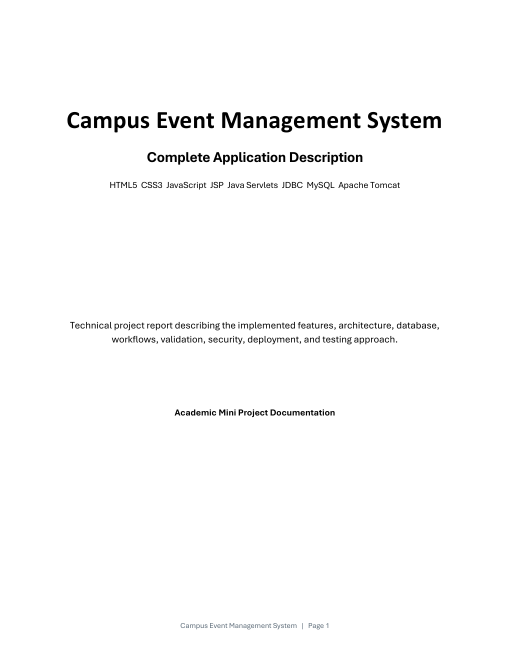
#> input picture target/docx-render/page-01.png, 1020 x 1320 px (shown at 1/2 size)
$ python report_contact_sheets.py docx-render
#> lines starting #> are read from the running program, lines starting #| are printed output that depends on the picture
from PIL import Image, ImageOps, ImageDraw
from pathlib import Path
import sys

folder = Path(sys.argv[1])
pages = sorted(folder.glob('page-*.png'))
for start in range(0, len(pages), 6):
    sheet = Image.new('RGB', (1500, 2150), '#d3d8df')
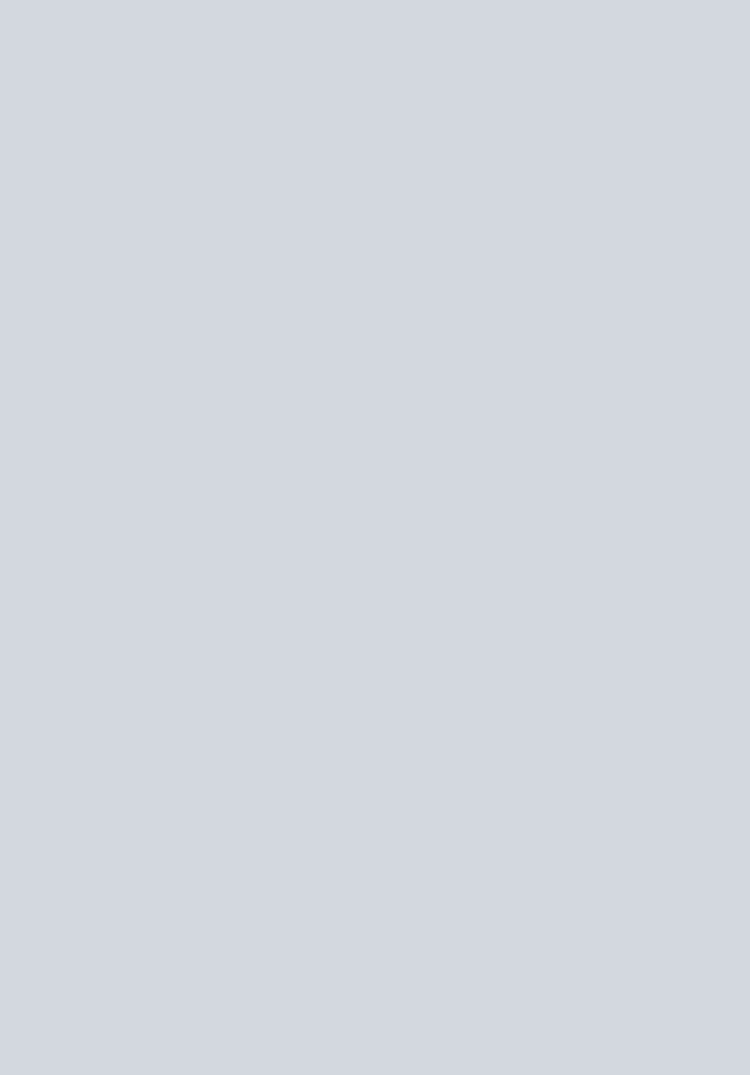
#> sheet: PIL image 1500x2150 RGB (shown at 1/2 size); mean R, G, B 211, 216, 223
    draw = ImageDraw.Draw(sheet)
    for offset, path in enumerate(pages[start:start + 6]):
        im = Image.open(path).convert('RGB')
#> im is the input picture: PIL image 1020x1320 RGB; mean R, G, B 250.9, 250.9, 250.9
        im.thumbnail((480, 1000))
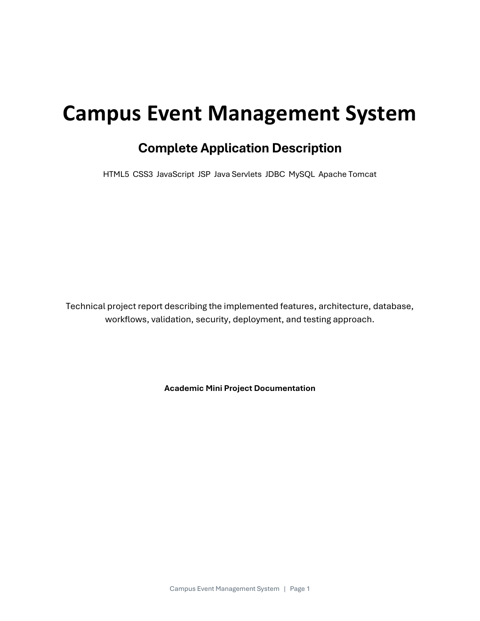
#> im: PIL image 480x621 RGB; mean R, G, B 250.8, 250.8, 250.8
        x = (offset % 3) * 500 + (500 - im.width) // 2
#> x = 10
        y = (offset // 3) * 1075 + 35
        sheet.paste(im, (x, y))
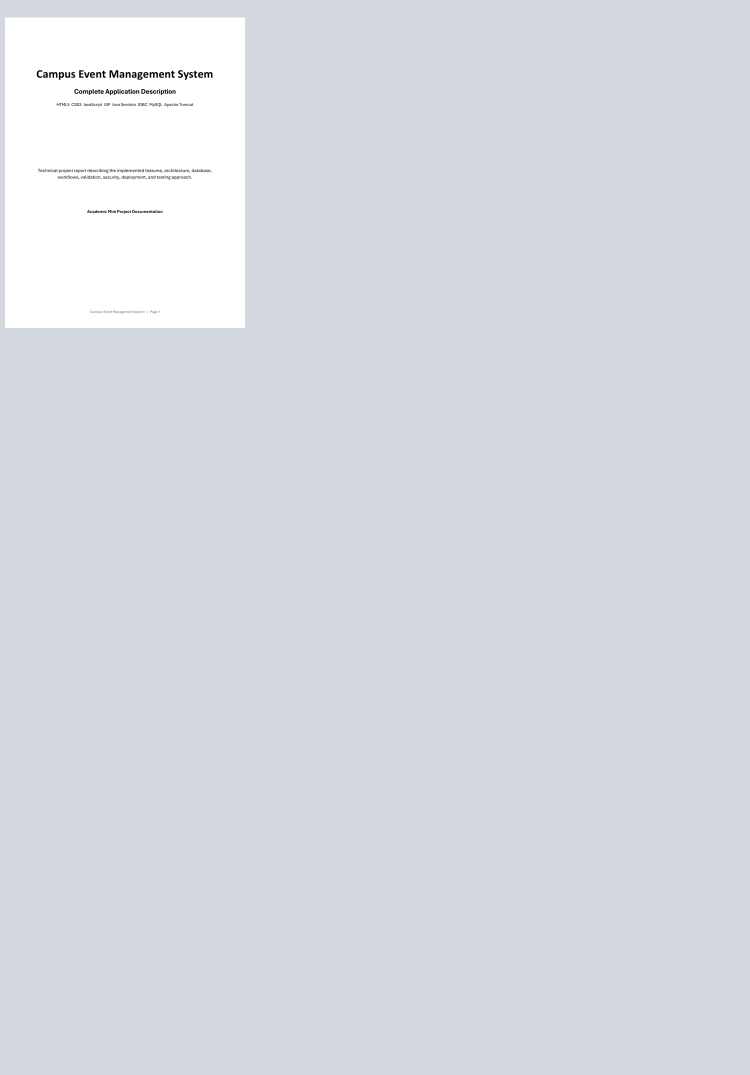
#> sheet: PIL image 1500x2150 RGB (shown at 1/2 size); mean R, G, B 214.7, 219.2, 225.6
        draw.text((x, y - 24), path.stem, fill='black')
    sheet.save(folder / f'contact-{start // 6 + 1:02}.png')
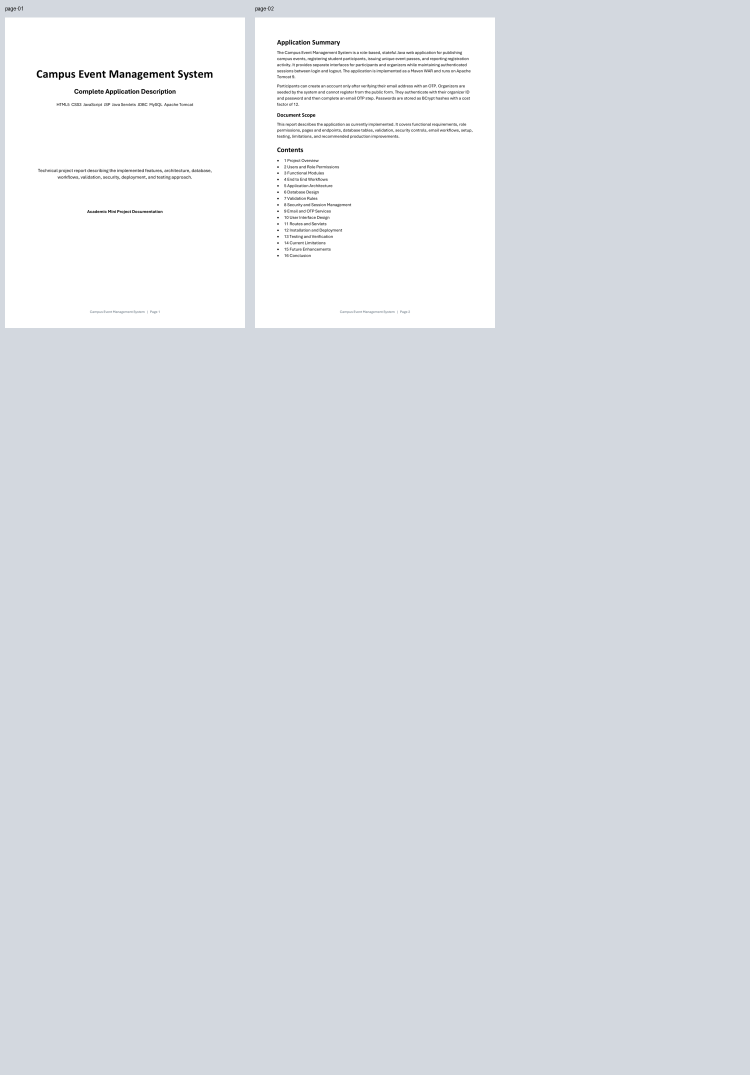
#> saved as contact-01.png: PIL image 1500x2150 RGB (shown at 1/2 size); mean R, G, B 218, 222.1, 227.8
print('Pages',len(pages))

$ run again, on target/docx-render/page-03.png
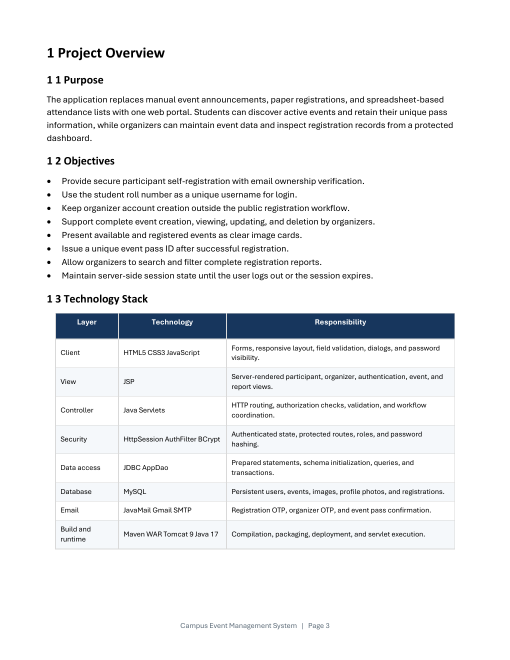
#> input picture target/docx-render/page-03.png, 1020 x 1320 px (shown at 1/2 size)
#> im is the input picture: PIL image 1020x1320 RGB; mean R, G, B 239.1, 240.3, 241.8
#> `im.thumbnail((480, 1000))`:
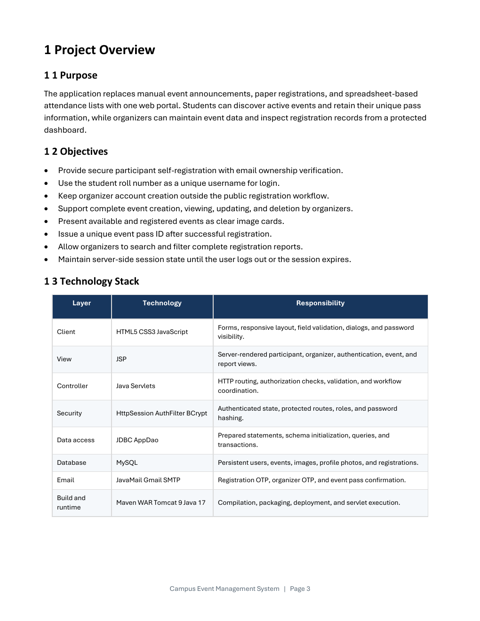
#> im: PIL image 480x621 RGB; mean R, G, B 238.9, 240.1, 241.6
#> `sheet.paste(im, (x, y))`:
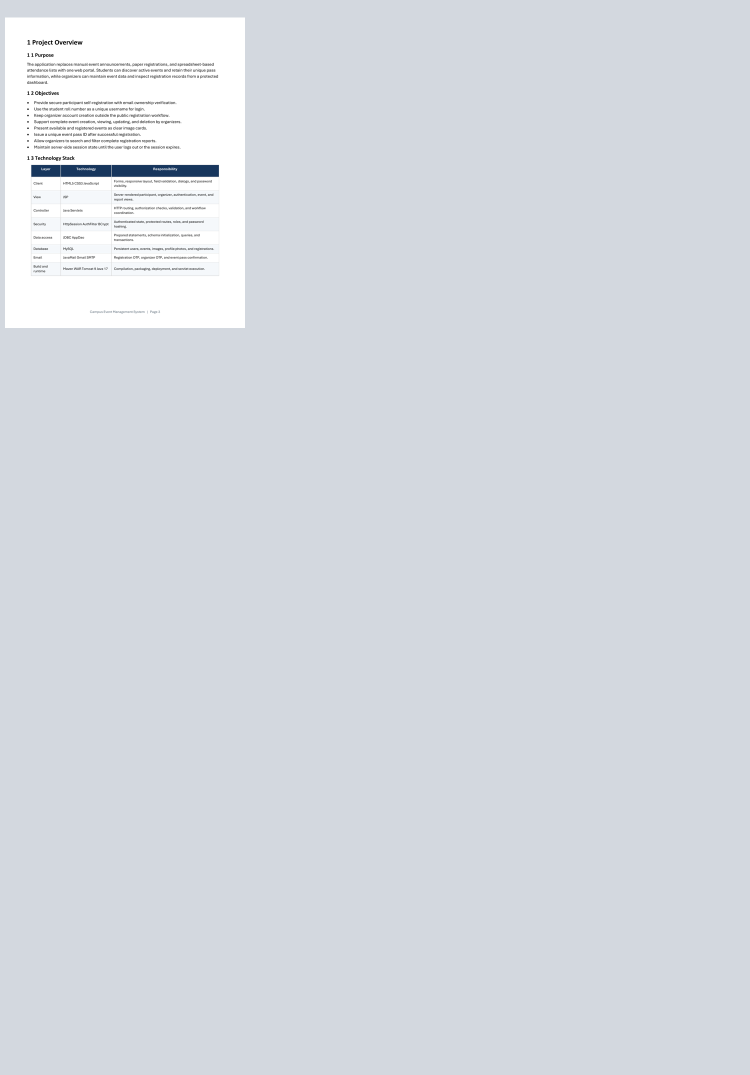
#> sheet: PIL image 1500x2150 RGB (shown at 1/2 size); mean R, G, B 213.6, 218.2, 224.7

$ run again, on target/docx-render/page-04.png
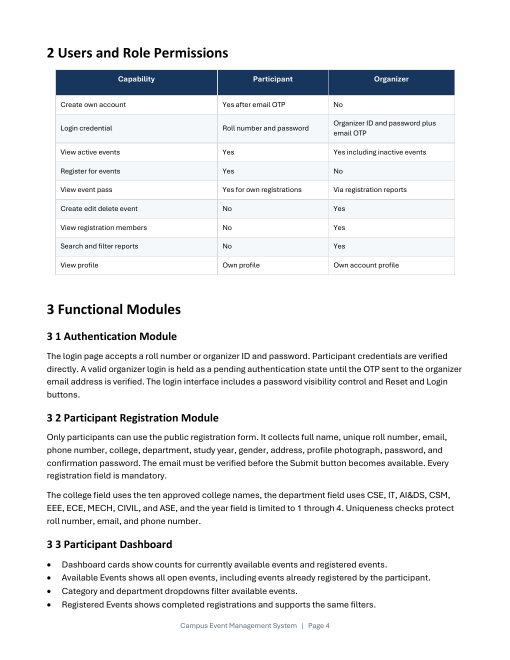
#> input picture target/docx-render/page-04.png, 1020 x 1320 px (shown at 1/2 size)
#> im is the input picture: PIL image 1020x1320 RGB; mean R, G, B 237.7, 238.9, 240.3
#> `im.thumbnail((480, 1000))`:
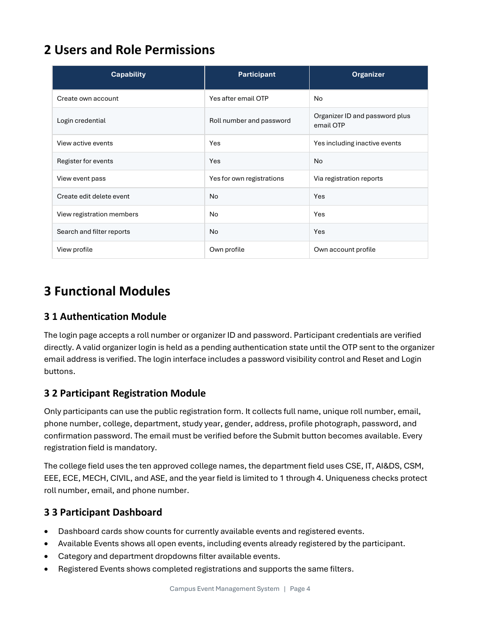
#> im: PIL image 480x621 RGB; mean R, G, B 237.5, 238.7, 240.1
#> `sheet.paste(im, (x, y))`:
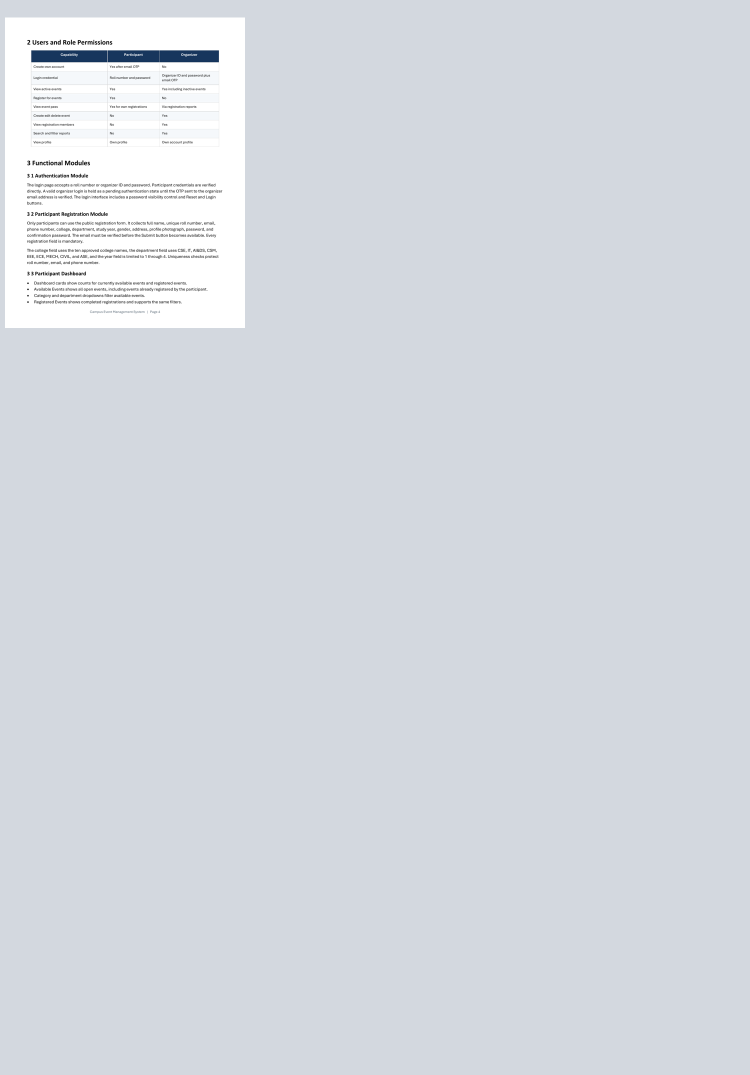
#> sheet: PIL image 1500x2150 RGB (shown at 1/2 size); mean R, G, B 213.4, 218.1, 224.6

$ run again, on target/docx-render/page-05.png
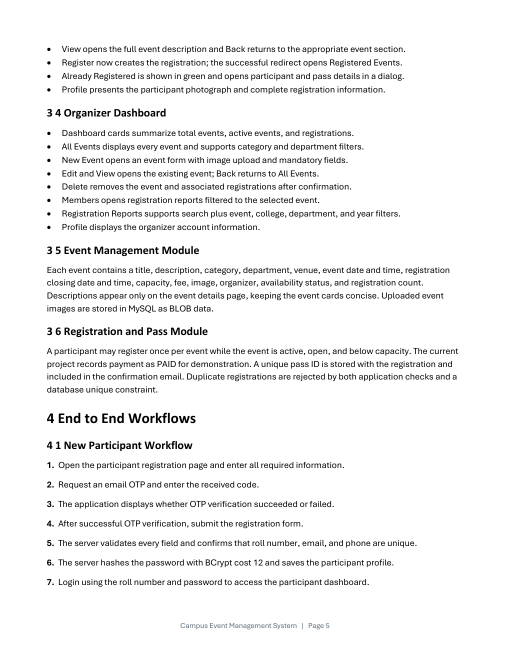
#> input picture target/docx-render/page-05.png, 1020 x 1320 px (shown at 1/2 size)
#> im is the input picture: PIL image 1020x1320 RGB; mean R, G, B 242.8, 242.8, 242.8
#> `im.thumbnail((480, 1000))`:
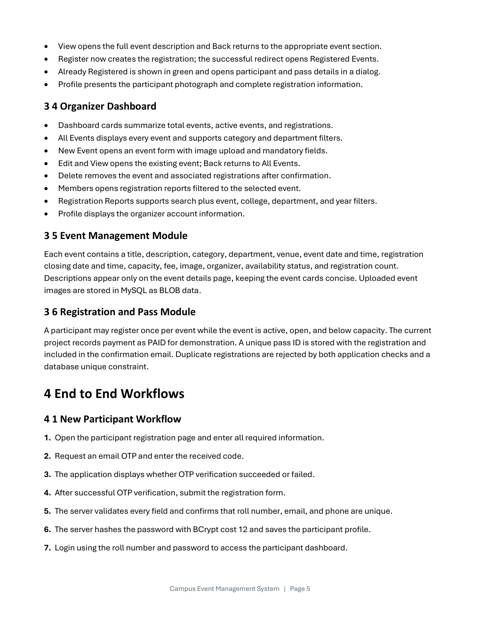
#> im: PIL image 480x621 RGB; mean R, G, B 242.4, 242.4, 242.4
#> `sheet.paste(im, (x, y))`:
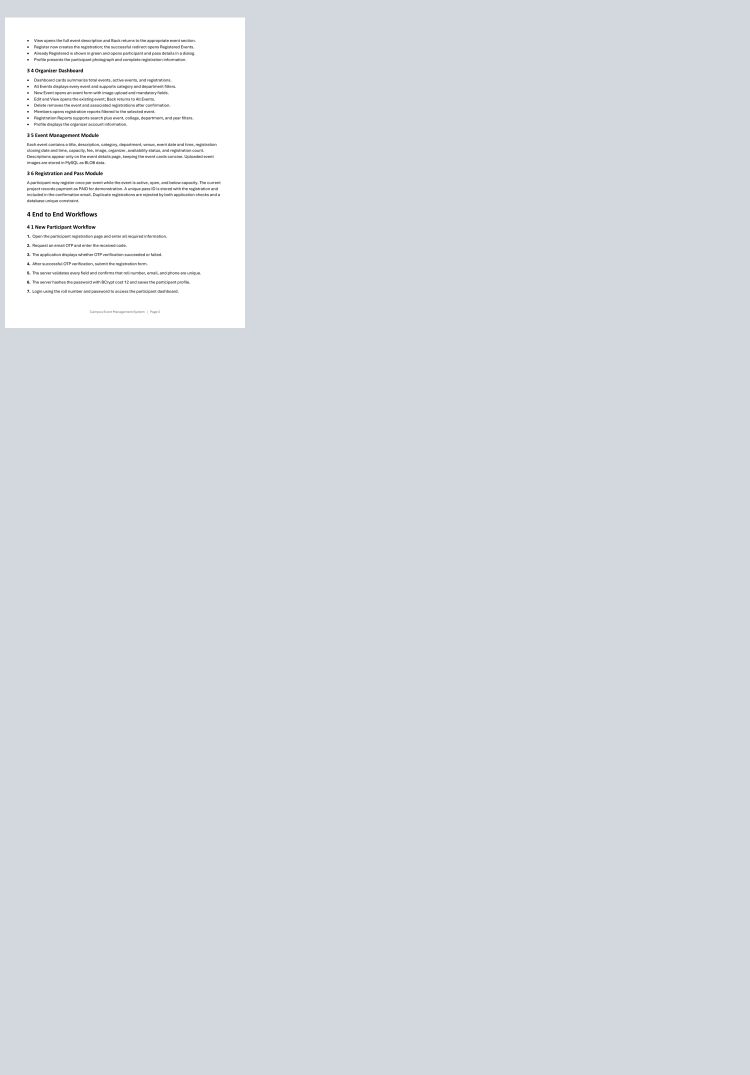
#> sheet: PIL image 1500x2150 RGB (shown at 1/2 size); mean R, G, B 213.9, 218.4, 224.8
